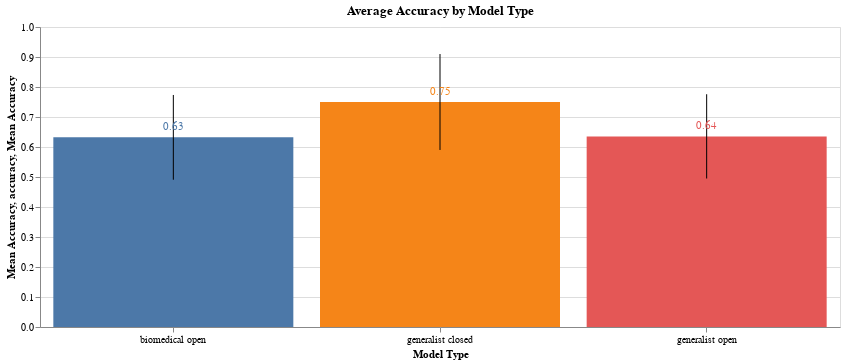

Source (notebook cell):
### Code cell
# Plot average accuracy by model_type and add error bars
bars = alt.Chart(detection_stats_df).mark_bar().encode(
    x=alt.X('model_type:N', title='Model Type', axis=alt.Axis(labelAngle=0)),
    y=alt.Y('mean(accuracy):Q', title='Mean Accuracy'),
    color=alt.Color('model_type:N', title='Model Type', legend=None)
).properties(
    title='Average Accuracy by Model Type',
    width=800  # Set the width to 800 pixels
)

error_bars = alt.Chart(detection_stats_df).mark_errorbar(extent='stdev').encode(
    x=alt.X('model_type:N'),
    y=alt.Y('accuracy:Q')
)

# Add value labels
text = bars.mark_text(
    align='center',
    baseline='bottom',
    dy=-5  # Adjust the position of the text
).encode(
    text=alt.Text('mean(accuracy):Q', format='.2f')
)

alt.layer(bars, error_bars, text)

### Figure 1 — Vega-Lite specification as saved in the notebook (floating-point values rounded to 4 significant figures)
{"config": {"view": {"continuousWidth": 300, "continuousHeight": 300}}, "layer": [{"mark": {"type": "bar"}, "encoding": {"color": {"field": "model_type", "legend": null, "title": "Model Type", "type": "nominal"}, "x": {"axis": {"labelAngle": 0}, "field": "model_type", "title": "Model Type", "type": "nominal"}, "y": {"aggregate": "mean", "field": "accuracy", "title": "Mean Accuracy", "type": "quantitative"}}, "title": "Average Accuracy by Model Type"}, {"mark": {"type": "errorbar", "extent": "stdev"}, "encoding": {"x": {"field": "model_type", "type": "nominal"}, "y": {"field": "accuracy", "type": "quantitative"}}}, {"mark": {"type": "text", "align": "center", "baseline": "bottom", "dy": -5}, "encoding": {"color": {"field": "model_type", "legend": null, "title": "Model Type", "type": "nominal"}, "text": {"aggregate": "mean", "field": "accuracy", "format": ".2f", "type": "quantitative"}, "x": {"axis": {"labelAngle": 0}, "field": "model_type", "title": "Model Type", "type": "nominal"}, "y": {"aggregate": "mean", "field": "accuracy", "title": "Mean Accuracy", "type": "quantitative"}}, "title": "Average Accuracy by Model Type"}], "data": {"name": "data-c99b505b5a2663bac9ed468766347b7b"}, "width": 800, "$schema": "https://vega.github.io/schema/vega-lite/v5.20.1.json", "datasets": {"data-c99b505b5a2663bac9ed468766347b7b": [{"accuracy": 0.7833, "precision": 0.7073, "recall": 0.9667, "f1": 0.8169, "model_name": "gpt4o", "model_type": "generalist closed", "model_size_in_b": null, "model_name_custom": "GPT4o"}, {"accuracy": 0.85, "precision": 0.7838, "recall": 0.9667, "f1": 0.8657, "model_name": "gpt4o-mini", "model_type": "generalist closed", "model_size_in_b": null, "model_name_custom": "GPT4o Mini"}, {"accuracy": 0.5167, "precision": 1.0, "recall": 0.03333, "f1": 0.06452, "model_name": "gpt35", "model_type": "generalist closed", "model_size_in_b": 175.0, "model_name_custom": "GPT3.5"}, {"accuracy": 0.7333, "precision": 0.6522, "recall": 1.0, "f1": 0.7895, "model_name": "gemini_1.5_flash", "model_type": "generalist closed", "model_size_in_b": null, "model_name_custom": "Gemini1.5 Flash"}, {"accuracy": 0.8333, "precision": 0.7941, "recall": 0.9, "f1": 0.8438, "model_name": "gemini_1.5_flash-8B", "model_type": "generalist closed", "model_size_in_b": 8.0, "model_name_custom": "Gemini1.5 Flash 8B"}, {"accuracy": 0.9667, "precision": 1.0, "recall": 0.9333, "f1": 0.9655, "model_name": "claude_3.5-sonnet", "model_type": "generalist closed", "model_size_in_b": null, "model_name_custom": "Claude3.5 Sonnet"}, {"accuracy": 0.5667, "precision": 0.5357, "recall": 1.0, "f1": 0.6977, "model_name": "claude_3.5-haiku", "model_type": "generalist closed", "model_size_in_b": null, "model_name_custom": "Claude3.5 Haiku"}, {"accuracy": 0.5167, "precision": 1.0, "recall": 0.03333, "f1": 0.06452, "model_name": "biomistral7B", "model_type": "biomedical open", "model_size_in_b": 7.0, "model_name_custom": "BioMistral 7B"}, {"accuracy": 0.5667, "precision": 0.537, "recall": 0.9667, "f1": 0.6905, "model_name": "llama2_chat-13B", "model_type": "generalist open", "model_size_in_b": 13.0, "model_name_custom": "Llama2 Chat 13B"}, {"accuracy": 0.6333, "precision": 0.58, "recall": 0.9667, "f1": 0.725, "model_name": "llama2_chat-70B", "model_type": "generalist open", "model_size_in_b": 70.0, "model_name_custom": "Llama2 Chat 70B"}, {"accuracy": 0.8333, "precision": 1.0, "recall": 0.6667, "f1": 0.8, "model_name": "llama3_instruct-8B", "model_type": "generalist open", "model_size_in_b": 8.0, "model_name_custom": "Llama3 Instruct 8B"}, {"accuracy": 0.8333, "precision": 1.0, "recall": 0.6667, "f1": 0.8, "model_name": "llama3_instruct-70B", "model_type": "generalist open", "model_size_in_b": 70.0, "model_name_custom": "Llama3 Instruct 70B"}, {"accuracy": 0.5833, "precision": 1.0, "recall": 0.1667, "f1": 0.2857, "model_name": "med42-8B", "model_type": "biomedical open", "model_size_in_b": 8.0, "model_name_custom": "Med42 8B"}, {"accuracy": 0.8, "precision": 0.9091, "recall": 0.6667, "f1": 0.7692, "model_name": "med42-70B", "model_type": "biomedical open", "model_size_in_b": 70.0, "model_name_custom": "Med42 70B"}, {"accuracy": 0.7, "precision": 1.0, "recall": 0.4, "f1": 0.5714, "model_name": "olmo2_instruct-7B", "model_type": "generalist open", "model_size_in_b": 7.0, "model_name_custom": "Olmo2 Instruct 7B"}, {"accuracy": 0.5167, "precision": 1.0, "recall": 0.03333, "f1": 0.06452, "model_name": "olmo2_instruct-13B", "model_type": "generalist open", "model_size_in_b": 13.0, "model_name_custom": "Olmo2 Instruct 13B"}, {"accuracy": 0.5, "precision": 0.0, "recall": 0.0, "f1": 0.0, "model_name": "mistral_instruct7B", "model_type": "generalist open", "model_size_in_b": 7.0, "model_name_custom": "Mistral Instruct 7B"}, {"accuracy": 0.5085, "precision": 0.5, "recall": 1.0, "f1": 0.6667, "model_name": "openbiollm-8B", "model_type": "biomedical open", "model_size_in_b": 8.0, "model_name_custom": "OpenBioLLM 8B"}, {"accuracy": 0.8333, "precision": 0.8571, "recall": 0.8, "f1": 0.8276, "model_name": "openbiollm-70B", "model_type": "biomedical open", "model_size_in_b": 70.0, "model_name_custom": "OpenBioLLM 70B"}, {"accuracy": 0.6833, "precision": 0.9231, "recall": 0.4, "f1": 0.5581, "model_name": "alpacare-7B", "model_type": "biomedical open", "model_size_in_b": 7.0, "model_name_custom": "AlpaCare 7B"}, {"accuracy": 0.5, "precision": 0.5, "recall": 1.0, "f1": 0.6667, "model_name": "llama2_chat-7B", "model_type": "generalist open", "model_size_in_b": 7.0, "model_name_custom": "Llama2 Chat 7B"}, {"accuracy": 0.5, "precision": 0.5, "recall": 0.9667, "f1": 0.6591, "model_name": "biomedgpt7B", "model_type": "biomedical open", "model_size_in_b": 7.0, "model_name_custom": "BioMedGPT 7B"}]}}
